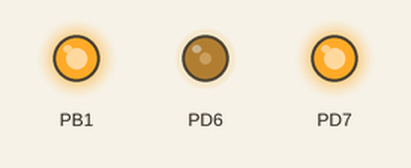
The program below on a simulated ATmega328P, built with avr-gcc and emulated at 16 MHz. Parts: output pins drawn as LEDs (lit = HIGH). At 0.0 s the program stops and its outputs stay as they are.

Above: at 0.1 s.
Timing chart, 0 to 1.5 s (numbered marks = the images above):
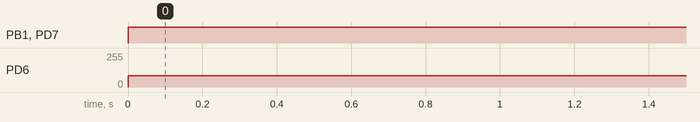

Measured:
- by itself, PB1, PD7: LOW → HIGH at 0.00 s
- by itself, PD6: 0/255 → 85/255 at 0.00 s

The program:

main.c
```c
/* Der ATmega328P läuft mit einer Frequenz von 16 MHz */
#define F_CPU 16000000L

/* Einbinden der benötigten Bibliotheken */
#include <avr/io.h>
#include <util/delay.h>


void configureIO() {

	/*
	Alle Bits des DataDirectionRegister von Port B
	(DDRB) werden auf LOW gesetzt, sind somit als
	Eingang konfiguriert.
	In Binärschreibweise ist DDRB jetzt: 00000000
	*/
	DDRB = 0x00;

	/*
	Das Bit an 2. Stelle (B1) wird auf Eins
	gesetzt -> Ausgang
	Schleichgang
	In Binärschreibweise ist DDRB jetzt: 00000010
	*/
	DDRB |= (1 << DDB1);

	/*
	Das Bit an 2. Stelle (B1) von Port B wird jetzt
	auf HIGH gesetzt. Die anderen Bits von Port B
	bleiben unverändert.
	In Binärschreibweise ist Port B jetzt: xxxxxx1x
	*/
	PORTB |= (1 << PORTB1);

	/*
	Alle Bits des DataDirectionRegister von Port D
	(DDRD) werden auf LOW gesetzt, sind somit als
	Eingang konfiguriert.
	In Binärschreibweise ist DDRD jetzt: 00000000
	*/
	DDRD = 0x00;

	/*
	Das Bit an 8. Stelle (D7) wird auf Eins
	gesetzt -> Ausgang
	In Binärschreibweise ist DDRD jetzt: 10000000
	*/
	DDRD |= (1 << DDD7);

	/*
	Das Bit an 7. Stelle (D6) wird auf Eins
	gesetzt -> Ausgang
	Geschwindigkeitsausgang
	In Binärschreibweise ist DDRD jetzt: 11000000
	*/
	DDRD |= (1 << DDD6);

	/*
	Das Bit an 8. Stelle (D7) von PortD wird jetzt
	auf HIGH gesetzt. Die anderen Bits von Port D
	bleiben unverändert.
	In Binärschreibweise ist PortD jetzt: 1xxxxxxx
	*/
	PORTD &= ~(1 << PORTD7);

	/*
	Das Bit an der 2. Stelle von Port D (DDD2) wird
	auf LOW gesetzt. Wenn diese Bit als Eingang definiert
	ist, wird dadurch der Pull-Up Widerstand deaktiviert.
	In Binärschreibweise ist PortD jetzt: xxxxx0xx
	*/
	PORTD &= ~(1 << DDD2);

	/*
	Das Bit an der 3. Stelle von Port D (DDD3) wird
	auf LOW gesetzt. Wenn diese Bit als Eingang definiert
	ist, wird dadurch der Pull-Up Widerstand deaktiviert.
	In Binärschreibweise ist PortD jetzt: xxxx0xxx
	*/
	PORTD &= ~(1 << DDD3);
}

void configurePWM() {
	/*
	Timer Counter Control Register 0 A
	Den "mode of operation" auf FastPWM setzen
	*/
	TCCR0A |= (1<<WGM00 | 1<<WGM01);

	/*
	Timer Counter Control Register 0 B
	Die Frequenz wird die Grundfrequenz ohne Prescaler
	verwendet. Das heißt 16 MHz
	*/
	TCCR0B |= (1<<CS01);

	/*
	Mittels OCR0A kann das Schaltverhältnis angegeben werden.
	0x80 entspricht 50%
	0x55 entspricht ~21,5%
	*/
	OCR0A = 0x55;

	/*
	Timer Counter Control Register 0 A
	Das Bit COM0A1 aktiviert die PWM
	*/
	TCCR0A |= 1<<COM0A1;
}

int main(void)
{
	configureIO();
	configurePWM();

	// Das Förderband dreht vorwärts
	PORTD |= (1 << PORTD7);

	// Schleichgang aktivieren
	PORTB |= (1 << PORTB1);

    while (1)
    {

		/*
		PORTD |= (1 << PORTD6);
		_delay_ms(50);
		PORTD &= ~(1 << PORTD6);
		_delay_ms(50);
		*/

    }
}
```
